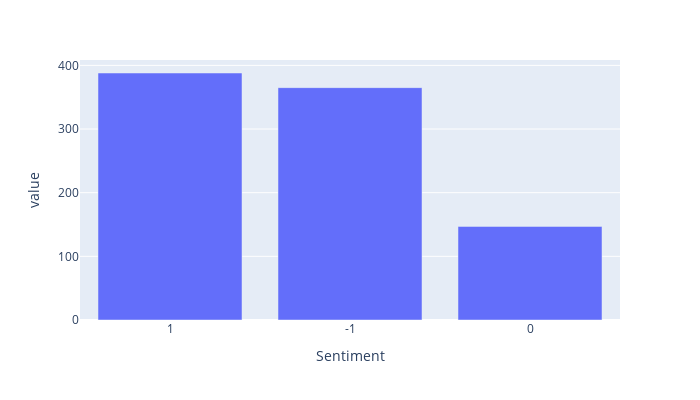

Notebook code cell kept with this figure:
### Code cell
sentiment_counts = df['Sentiment'].value_counts()
fig = px.bar(sentiment_counts,height=400,width=700)
fig.update_layout(showlegend=False)
fig.show()

### Figure 1 — Plotly figure (JSON) as saved in the notebook; plotly's stock layout.template omitted (floating-point values rounded to 4 significant figures)
{"data": [{"alignmentgroup": "True", "hovertemplate": "variable=count<br>Sentiment=%{x}<br>value=%{y}<extra></extra>", "legendgroup": "count", "marker": {"color": "#636efa", "pattern": {"shape": ""}}, "name": "count", "offsetgroup": "count", "orientation": "v", "showlegend": true, "textposition": "auto", "type": "bar", "x": ["1", "-1", "0"], "xaxis": "x", "y": [388, 365, 147], "yaxis": "y"}], "layout": {"barmode": "relative", "height": 400, "legend": {"title": {"text": "variable"}, "tracegroupgap": 0}, "margin": {"t": 60}, "showlegend": false, "width": 700, "xaxis": {"anchor": "y", "domain": [0, 1], "title": {"text": "Sentiment"}}, "yaxis": {"anchor": "x", "domain": [0, 1], "title": {"text": "value"}}}}
